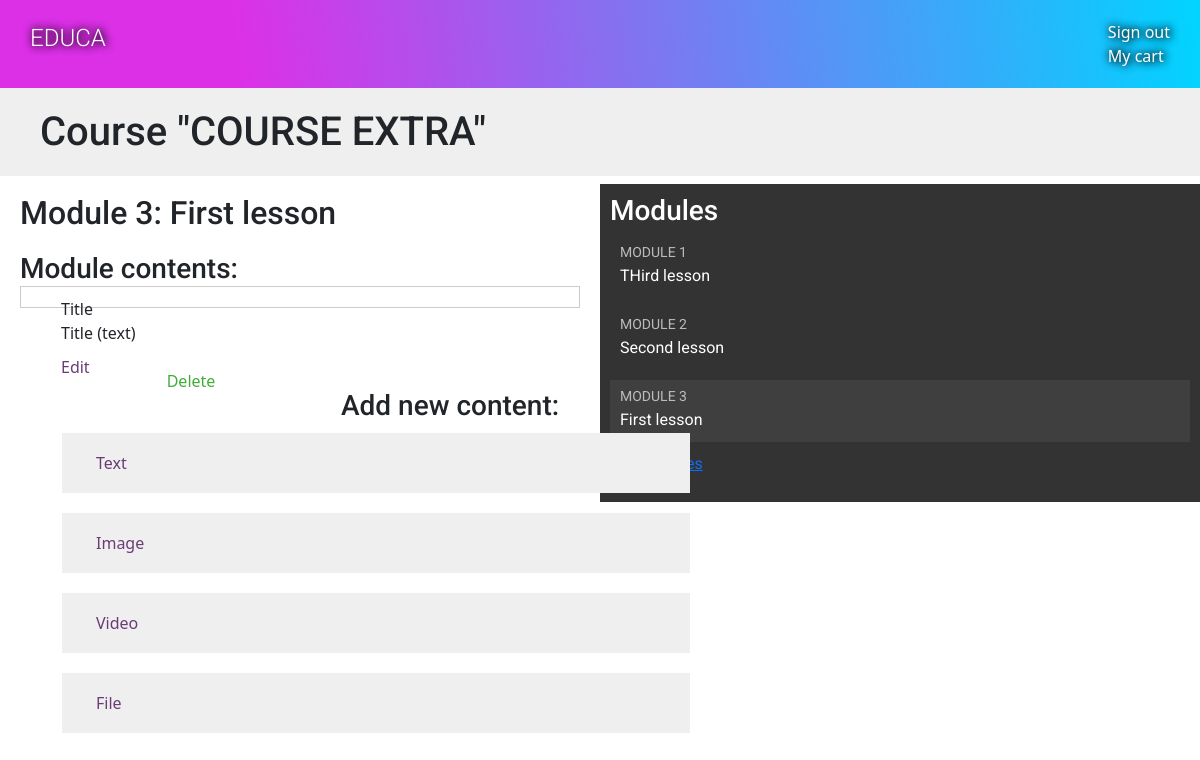
/course/module/16/ (signed in), run on the app's committed database.
### courses/models.py (models this page shows, shortened)
class Course(models.Model):
    name = models.CharField(max_length=200)
    slug = models.SlugField(max_length=200, unique=True)
    students = models.ManyToManyField(User, blank=True, related_name='courses_students')
    subject = models.ForeignKey(Subject, related_name='courses', on_delete=models.CASCADE)
    owner = models.ForeignKey(User, related_name='owners', on_delete = models.SET_NULL, null=True)
    created = models.DateField(auto_now_add=True)
    overview = models.TextField()
    price = models.IntegerField('Цена', default=0)
    views_count = models.IntegerField("Просмотры курса", default=0)
    mean_rating = models.DecimalField('Рейтинг', default=0, decimal_places=2, max_digits=3)
    class Meta:
        ordering=['-created']

class Module(models.Model):
    name = models.CharField(max_length=200)
    slug = models.CharField(max_length = 200)
    course = models.ForeignKey(Course, related_name='modules', on_delete=models.CASCADE)
    description = models.TextField(blank=True)
    order = OrderField(blank=True, for_fields=['course'])
    class Meta:
        ordering = ['order']

class Content(models.Model):
    module = models.ForeignKey(Module, on_delete=models.CASCADE, related_name='content')
    content_type = models.ForeignKey(ContentType, on_delete=models.CASCADE, limit_choices_to={'model__in':( 'text',\
                                                                                                           'video',\
                                                                                                           'image',\
                                                                                                           'file')})
    object_id = models.PositiveIntegerField()
    content_object = GenericForeignKey('content_type', 'object_id') # = itme
    order = OrderField(blank=True, for_fields = ['module'])  #????
    class Meta:
        ordering = ['order']

class BaseItem(models.Model):
    owner = models.ForeignKey(User, on_delete=models.CASCADE)
    title = models.CharField(max_length=250)
    created = models.DateTimeField(auto_now_add=True)
    updated = models.DateTimeField(auto_now=True)
    def __str__(self):
        return self.title
    class Meta:
        abstract = True

class Text(BaseItem):
    text = models.TextField()

### courses/views.py (the view)
# urls.py: path('module/<int:module_id>/', ModuleContentListView.as_view(), name = "module_content_list"),
class ModuleContentListView(TemplateResponseMixin, View):
    template_name = 'courses/manage/module/content_list.html'
    def get(self, request, module_id):
        module = get_object_or_404(Module, id=module_id, course__owner=request.user)
        module_content = module.content.all()
        return self.render_to_response({'module':module, 'module_content':module_content})

### courses/templatetags/course.py (called while the page is built)
@register.filter
def model_name(obj):
    try:
        return obj._meta.model_name
    except AttributeError:
        return None

### courses/templates/courses/manage/module/content_list.html (shortened to what this page needs)
{% extends "base.html" %}
{% load course %}
{% block content %}
  {% with course=module.course %}
    <h1>Course "{{ course.name }}"</h1>
    <div class="contents">
      <h3>Modules</h3>
      <ul id="modules">
        {% for m in course.modules.all %}
          <li data-id="{{ m.id }}" {% if m == module %}
           class="selected"{% endif %}>
            <a href="{% url "module_content_list" m.id %}">
              <span>
                Module <span class="order">{{ m.order|add:1 }}</span>
              </span>
              <br>
              {{ m.name }}
            </a>
          </li>
        {% empty %}
          <li>No modules yet.</li>
        {% endfor %}
      </ul>
      <p><a href="{% url "course_module_update" course.id %}">
      Edit modules</a></p>
    </div>
    <div class="module">
      <h2>Module {{ module.order|add:1 }}: {{ module.name }}</h2>
      <h3>Module contents:</h3>
      <div id="module-contents">
        {% for content in module_content %}
          <div data-id="{{ content.id }}">
            {% with item=content.content_object %}
              <p>{{ item }}</p>
              <p>{{ item }} ({{ item|model_name }})</p>
                <a href="{% url 'module_content_update' module.id item|model_name %}">
                    Edit
                </a>
              <form action="{% url "module_content_delete" content.id %}" method="post">
                <input type="submit" value="Delete">
              </form>
            {% endwith %}
          </div>
        {% empty %}
          <p>This module has no contents yet.</p>
        {% endfor %}
      </div>
      <h3>Add new content:</h3>
      <ul class="content-types">
        <li><a href="{% url "module_content_create" module.id "text" %}">
        Text</a></li>
        <li><a href="{% url "module_content_create" module.id "image" %}">
        Image</a></li>
        <li><a href="{% url "module_content_create" module.id "video" %}">
        Video</a></li>
        <li><a href="{% url "module_content_create" module.id "file" %}">
        File</a></li>
      </ul>
    </div>
  {% endwith %}
{% endblock %}

### courses/static/css/base.css (style rules this page uses)
body { margin:0; font-family:'Roboto', sans-serif; font-weight:400; color:#333; }
a { color:#3fad37; text-decoration:none; }
ul { float:left; }
h1, h2, h3, h4, h5, h6 { font-family:'Roboto', sans-serif; font-weight:300; }
h1 { background:#efefef; width:100%; overflow:auto; padding:20px 0 20px 40px; margin:0; }
.module { padding:10px 20px; float:left; width:600px; }
.module a { padding: 10px 20px; float:left; width:600px; text-decoration: none; color: #6a3c75; transition: all 0.6s ease; }
.module h3 { margin: 20px 0 0; padding:0; width:100%; }
.module p { margin: 0px 20px; width:100%; float:left; }
.contents { width:50%; padding:10px; float:right; background:#333; color: #fff; font-family:'Roboto', sans-serif; }
.contents ul { list-style:none; margin:0; padding:0; width:100%; }
.contents ul li { margin:0 0 10px 0; padding:4px 10px 10px; overflow:auto; cursor:move; }
.contents ul li.selected { background:#3f3f3f; }
.contents ul span { text-transform:uppercase; color:#bbb; font-size:14px; }
.contents ul a { display:block; color:#fff; text-decoration:none; transition: all 0.4s ease; }
ul.content-types li { list-style:none; float:left; margin:10px; background:#efefef; padding:8px 14px; }
input, select, textarea { border:1px solid #ccc; border-bottom:3px solid #ccc; padding:8px 12px; font-size:16px; font-family:'Roboto', sans-serif; float:left; clear:both; width:300px; }
input[type=submit], a.button { border-radius:5px; background: rgba(220,48,231,1); color:#fff; font-size:16px; text-transform:uppercase; border:none; padding:10px 20px; margin:20px 0; transition: all 1.2s ease; }
#module-contents div { padding:10px 20px; border:1px solid #ccc; background:#fff }
#module-contents form { margin:0; padding:0; }
#module-contents input[type=submit] { color:#3fad37; background:none; margin:-20px 0 0; padding:0; float:left; text-transform:none; }

### data on the page
Course: name "COURSE EXTRA"
Module: order|add "1", name "THird lesson"
Module: order|add "2", name "Second lesson"
Module: order|add "3", name "First lesson"
Content: content_object "Title", content_object|model_name "text"
